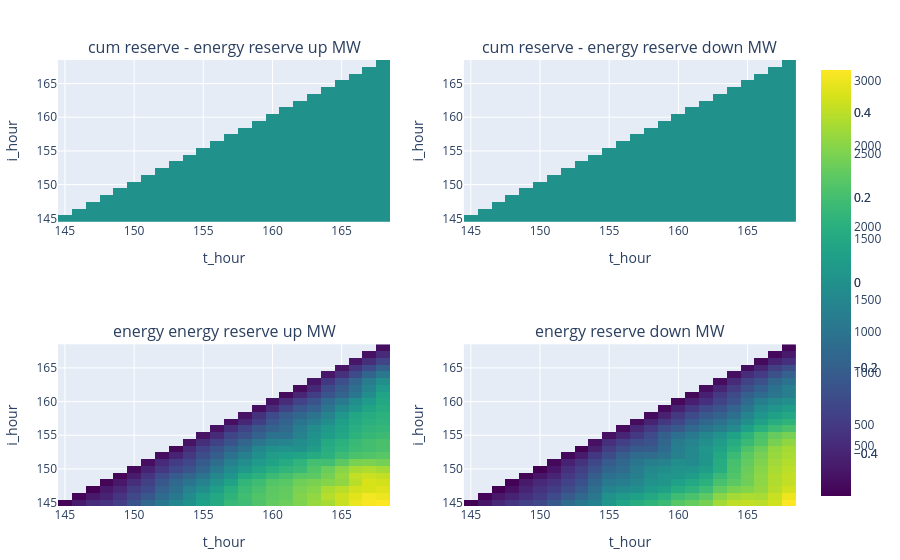

This figure's notebook cell:
### Code cell
cumsum_required_reserve = required_energy_reserve[:,[:i_hour,:t_hour]] # cumualtive required reserve between i and t
f(i,t,df) = 
    (reserve_up_MW = sum(df[(df.hour.>=i).&&(df.hour.<=t),:reserve_up_MW]),
    reserve_down_MW = sum(df[(df.hour.>=i).&&(df.hour.<=t),:reserve_down_MW]),
    )
transform!(groupby(cumsum_required_reserve,[:i_hour, :t_hour]), [:i_hour, :t_hour] => ((i,t) -> f(i,t,required_reserve)) => AsTable)
;
# delta with energy reserve. 
delta = cumsum_required_reserve[:, [:reserve_up_MW, :reserve_down_MW]] .- required_energy_reserve[:, [:reserve_up_MW, :reserve_down_MW]]
delta.i_hour .= cumsum_required_reserve.i_hour
delta.t_hour .= cumsum_required_reserve.t_hour
delta[delta.reserve_up_MW .>=0,:reserve_up_MW].= 0
delta[delta.reserve_down_MW .>=0,:reserve_down_MW].= 0
# delta = filter(row -> all(x -> x <= 0, row[[:reserve_up_MW, :reserve_down_MW]]), delta)
;
p1 = PlotlyJS.plot(heatmap(x=delta.t_hour, y=delta.i_hour, z=delta.reserve_up_MW, colorscale="Viridis"), Layout(title="cum reserve - energy reserve up MW", xaxis_title="t_hour", yaxis_title="i_hour"))
p2 = PlotlyJS.plot(heatmap(x=delta.t_hour, y=delta.i_hour, z=delta.reserve_down_MW, colorscale="Viridis"), Layout(title="cum reserve - energy reserve down MW", xaxis_title="t_hour", yaxis_title="i_hour"))
p3 = PlotlyJS.plot(heatmap(x=required_energy_reserve.t_hour, y=required_energy_reserve.i_hour, z=required_energy_reserve.reserve_up_MW, colorscale="Viridis"), Layout(title="energy energy reserve up MW", xaxis_title="t_hour", yaxis_title="i_hour"))
p4 = PlotlyJS.plot(heatmap(x=required_energy_reserve.t_hour, y=required_energy_reserve.i_hour, z=required_energy_reserve.reserve_down_MW, colorscale="Viridis"), Layout(title="energy reserve down MW", xaxis_title="t_hour", yaxis_title="i_hour"))
# p3 = PlotlyJS.plot(heatmap(x=sol_2.t, y=sol_2.i, z=sol_2.sDNDIS, colorscale="Viridis"))
# p4 = PlotlyJS.plot(heatmap(x=sol_2.t, y=sol_2.i, z=sol_2.sDNCH, colorscale="Viridis"))
[p1 p2; p3 p4]

### Figure 1 — Plotly figure (JSON) as saved in the notebook; plotly's stock layout.template omitted (floating-point values rounded to 4 significant figures; data arrays with more than 128 entries replaced by an {"elided": "..."} marker saying what was removed)
{"data": [{"colorscale": "Viridis", "transpose": true, "type": "heatmap", "x": {"elided": "300 int values"}, "xaxis": "x1", "y": {"elided": "300 int values"}, "yaxis": "y1", "z": {"elided": "300 int values"}}, {"colorscale": "Viridis", "transpose": true, "type": "heatmap", "x": {"elided": "300 int values"}, "xaxis": "x2", "y": {"elided": "300 int values"}, "yaxis": "y2", "z": {"elided": "300 int values"}}, {"colorscale": "Viridis", "transpose": true, "type": "heatmap", "x": {"elided": "300 int values"}, "xaxis": "x3", "y": {"elided": "300 int values"}, "yaxis": "y3", "z": {"elided": "300 float values"}}, {"colorscale": "Viridis", "transpose": true, "type": "heatmap", "x": {"elided": "300 int values"}, "xaxis": "x4", "y": {"elided": "300 int values"}, "yaxis": "y4", "z": {"elided": "300 float values"}}], "layout": {"annotations": [{"font": {"size": 16}, "showarrow": false, "text": "cum reserve - energy reserve up MW", "x": 0.225, "xanchor": "center", "xref": "paper", "y": 1, "yanchor": "bottom", "yref": "paper"}, {"font": {"size": 16}, "showarrow": false, "text": "cum reserve - energy reserve down MW", "x": 0.775, "xanchor": "center", "xref": "paper", "y": 1, "yanchor": "bottom", "yref": "paper"}, {"font": {"size": 16}, "showarrow": false, "text": "energy energy reserve up MW", "x": 0.225, "xanchor": "center", "xref": "paper", "y": 0.3625, "yanchor": "bottom", "yref": "paper"}, {"font": {"size": 16}, "showarrow": false, "text": "energy reserve down MW", "x": 0.775, "xanchor": "center", "xref": "paper", "y": 0.3625, "yanchor": "bottom", "yref": "paper"}], "margin": {"b": 50, "l": 50, "r": 50, "t": 60}, "xaxis1": {"anchor": "y1", "domain": [0, 0.45], "title": {"text": "t_hour"}}, "xaxis2": {"anchor": "y2", "domain": [0.55, 1], "title": {"text": "t_hour"}}, "xaxis3": {"anchor": "y3", "domain": [0, 0.45], "title": {"text": "t_hour"}}, "xaxis4": {"anchor": "y4", "domain": [0.55, 1], "title": {"text": "t_hour"}}, "yaxis1": {"anchor": "x1", "domain": [0.6375, 1], "title": {"text": "i_hour"}}, "yaxis2": {"anchor": "x2", "domain": [0.6375, 1], "title": {"text": "i_hour"}}, "yaxis3": {"anchor": "x3", "domain": [5.551e-17, 0.3625], "title": {"text": "i_hour"}}, "yaxis4": {"anchor": "x4", "domain": [5.551e-17, 0.3625], "title": {"text": "i_hour"}}}}
